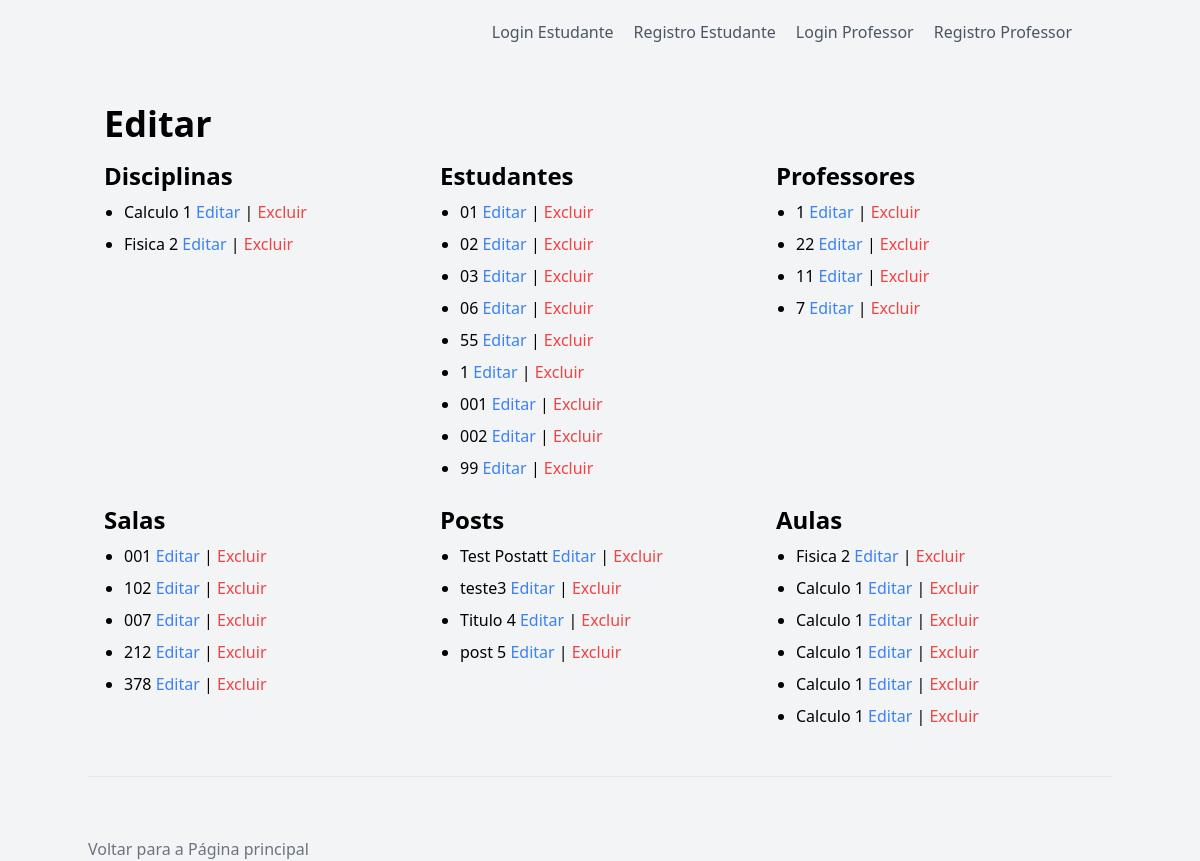
The app's page /editar/, older data.
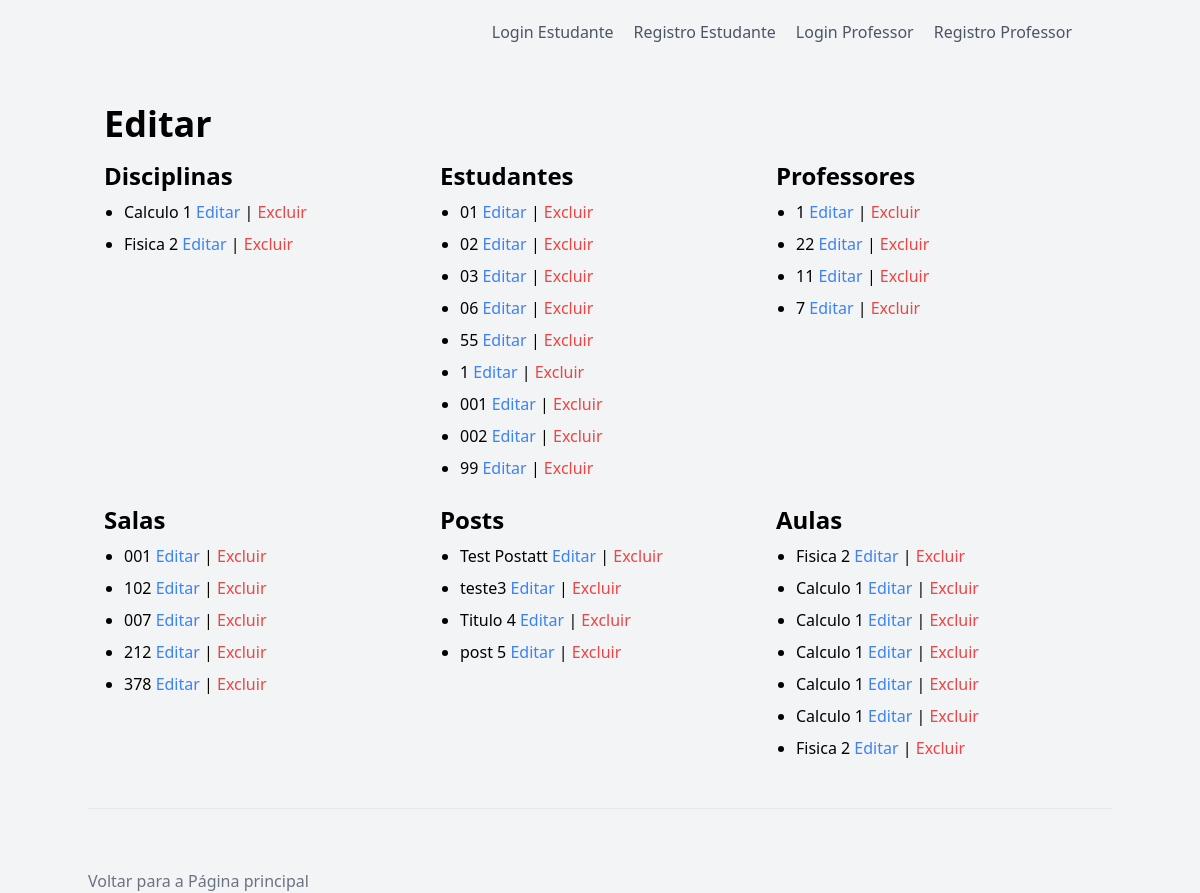
The same page, newer data.
### pi/models.py (models this page shows, shortened)
class Disciplina(models.Model):
    nome = models.CharField(max_length=100)
    codigo = models.CharField(max_length=10)
    professor = models.ForeignKey('Professor', on_delete=models.SET_NULL, null=True)
    sala = models.ForeignKey('Sala', on_delete=models.SET_NULL, null=True)
    horario_inicio = models.TimeField()
    horario_fim = models.TimeField()
    def __str__(self):
        return self.nome

class Estudante(AbstractUser):
    username = None
    email = None
    numero_estudante = models.CharField(max_length=255, unique=True)
    nome = models.CharField(max_length=100, null=True)
    matricula = models.CharField(max_length=50, null=True)
    curso = models.ForeignKey('Curso', on_delete=models.CASCADE, null=True)
    data_entrada = models.DateField(null=True)
    idade = models.IntegerField(null=True)
    endereco = models.CharField(max_length=400, null=True)
    cpf = models.CharField(max_length=14, null=True)
    rg = models.CharField(max_length=9, null=True)
    senha = models.CharField(max_length=150)
    aulas = models.ManyToManyField('Aula')
    reprovado = models.BooleanField(default=False)
    groups = models.ManyToManyField(
        'auth.Group',
        blank=True,
        help_text='The groups this user belongs to. A user will get all permissions granted to each of their groups.',
        related_name="estudante_groups",
        verbose_name='groups',
    )
    user_permissions = models.ManyToManyField(
        'auth.Permission',
        blank=True,
        help_text='Specific permissions for this user.',
        related_name="estudante_permissions",
        verbose_name='user permissions',
    )
    USERNAME_FIELD = 'numero_estudante'
    PASSWORD_FIELD = 'senha'
    REQUIRED_FIELDS = []
    class Meta:
        verbose_name = 'estudante'
        verbose_name_plural = 'estudantes'
        db_table = 'auth_estudante'

class Professor(AbstractUser):
    cordenador = models.CharField(max_length=100, null=True)
    nome = models.CharField(max_length=100, null=True)
    formacao = models.CharField(max_length=100, null=True)
    numero_funcionario = models.CharField(max_length=255, unique=True)
    senhap = models.CharField(max_length=150)
    aulas = models.ManyToManyField('Aula', related_name='professores')
    groups = models.ManyToManyField(
        'auth.Group',
        blank=True,
        help_text='The groups this user belongs to. A user will get all permissions granted to each of their groups.',
        related_name="professor_groups",
        verbose_name='groups',
    )
    user_permissions = models.ManyToManyField(
        'auth.Permission',
        blank=True,
        help_text='Specific permissions for this user.',
        related_name="professor_permissions",
        verbose_name='user permissions',
    )
    USERNAME_FIELD = 'numero_funcionario'
    PASSWORD_FIELD = 'senhap'
    class Meta:
        verbose_name = 'professor'
        verbose_name_plural = 'professors'
        db_table = 'auth_professor'

class Sala(models.Model):
    numero = models.CharField(max_length=10)
    bloco = models.CharField(max_length=1)

class Post(models.Model):
    title = models.CharField(max_length=200)
    description = models.CharField(max_length=300)
    content = models.TextField()
    date_posted = models.DateTimeField(auto_now_add=True)
    author = models.ForeignKey(settings.AUTH_USER_MODEL, on_delete=models.CASCADE)
    slug = models.SlugField(unique=True, blank=True)
    img_url = models.CharField(max_length=200, blank=True)

class Aula(models.Model):
    alunos = models.ManyToManyField('Estudante', related_name='aulas_estudante')
    professor = models.ForeignKey('Professor', on_delete=models.CASCADE)
    disciplina = models.ForeignKey('Disciplina', on_delete=models.CASCADE)
    sala = models.ForeignKey('Sala', on_delete=models.SET_NULL, null=True)  # Adicionado aqui
    dia_da_semana = models.CharField(max_length=20)
    hora_inicio = models.TimeField()
    hora_fim = models.TimeField()
    numero_lista = models.IntegerField(default=1)

### pi/views.py (the view)
# urls.py: path('editar/', views.editar, name='editar'),
def editar(request):
    aulas = Aula.objects.all()
    disciplinas = Disciplina.objects.all()
    estudantes = Estudante.objects.all()
    posts = Post.objects.all()
    salas = Sala.objects.all()
    professores = Professor.objects.all()
    cursos = Curso.objects.all()
    return render(request, 'editar.html', {
        'aulas': aulas,
        'disciplinas': disciplinas,
        'estudantes': estudantes,
        'posts': posts,
        'salas': salas,
        'professores': professores,
        'cursos' : cursos
    })

### pi/templates/editar.html
{% extends 'base.html' %}
{% block content %}
<div class="container mx-auto px-4">
    <h1 class="text-4xl font-bold mb-4">Editar</h1>
    <div class="grid grid-cols-6 gap-4">
        <div class="col-span-2">
            <h2 class="text-2xl font-bold mb-2">Disciplinas</h2>
            <ul class="list-disc pl-5">
                {% for disciplina in disciplinas %}
                <li class="mb-2">
                    {{ disciplina.nome }}
                    <a href="{% url 'editar_disciplina' disciplina.id %}" class="text-blue-500 hover:text-blue-800">Editar</a>
                    |
                    <a href="{% url 'excluir_disciplina' disciplina.id %}" class="text-red-500 hover:text-red-800">Excluir</a>
                </li>
                {% empty %}
                <li>Nenhuma disciplina encontrada.</li>
                {% endfor %}
            </ul>
        </div>
        <div class="col-span-2">
            <h2 class="text-2xl font-bold mb-2">Estudantes</h2>
            <ul class="list-disc pl-5">
                {% for estudante in estudantes %}
                <li class="mb-2">
                    {{ estudante.numero_estudante }}
                    <a href="{% url 'editar_estudante' estudante.id %}" class="text-blue-500 hover:text-blue-800">Editar</a>
                    |
                    <a href="{% url 'excluir_estudante' estudante.id %}" class="text-red-500 hover:text-red-800">Excluir</a>
                </li>
                {% empty %}
                <li>Nenhum estudante encontrado.</li>
                {% endfor %}
            </ul>
        </div>
        <div class="col-span-2">
            <h2 class="text-2xl font-bold mb-2">Professores</h2>
            <ul class="list-disc pl-5">
                {% for professor in professores %}
                <li class="mb-2">
                    {{ professor.numero_funcionario }}
                    <a href="{% url 'editar_professor' professor.id %}" class="text-blue-500 hover:text-blue-800">Editar</a>
                    |
                    <a href="{% url 'excluir_professor' professor.id %}" class="text-red-500 hover:text-red-800">Excluir</a>
                </li>
                {% empty %}
                <li>Nenhum professor encontrado.</li>
                {% endfor %}
            </ul>
        </div>
        <div class="col-span-2">
            <h2 class="text-2xl font-bold mb-2">Salas</h2>
            <ul class="list-disc pl-5">
                {% for sala in salas %}
                <li class="mb-2">
                    {{ sala.numero }}
                    <a href="{% url 'editar_sala' sala.id %}" class="text-blue-500 hover:text-blue-800">Editar</a>
                    |
                    <a href="{% url 'excluir_sala' sala.id %}" class="text-red-500 hover:text-red-800">Excluir</a>
                </li>
                {% empty %}
                <li>Nenhuma sala encontrada.</li>
                {% endfor %}
            </ul>
        </div>
        <div class="col-span-2">
            <h2 class="text-2xl font-bold mb-2">Posts</h2>
            <ul class="list-disc pl-5">
                {% for post in posts %}
                <li class="mb-2">
                    {{ post.title }}
                    <a href="{% url 'editar_post' post.id %}" class="text-blue-500 hover:text-blue-800">Editar</a>
                    |
                    <a href="{% url 'excluir_post' post.id %}" class="text-red-500 hover:text-red-800">Excluir</a>
                </li>
                {% empty %}
                <li>Nenhum post encontrado.</li>
                {% endfor %}
            </ul>
        </div>
        <div class="col-span-2">
            <h2 class="text-2xl font-bold mb-2">Aulas</h2>
            <ul class="list-disc pl-5">
                {% for aula in aulas %}
                <li class="mb-2">
                    {{ aula.disciplina }}
                    <a href="{% url 'editar_aula' aula.id %}" class="text-blue-500 hover:text-blue-800">Editar</a>
                    |
                    <a href="{% url 'excluir_aula' aula.id %}" class="text-red-500 hover:text-red-800">Excluir</a>
                </li>
                {% empty %}
                <li>Nenhuma aula encontrada.</li>
                {% endfor %}
            </ul>
        </div>
    </div>
</div>
{% endblock %}

Row changes from the older to the newer data that the page shows:
added Aula: disciplina "Fisica 2"
